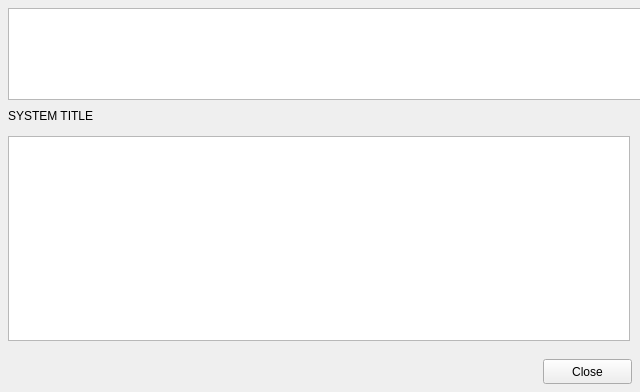
<?xml version="1.0" encoding="UTF-8"?>
<ui version="4.0">
  <class>FormArcadeROMsFolders</class>
  <widget class="QWidget" name="FormArcadeROMsFolders">
    <property name="geometry"><rect><x>0</x><y>0</y><width>640</width><height>392</height></rect></property>
    <property name="windowTitle"><string>MAME and Arcade ROMs Folders</string></property>
    <property name="vclClass" stdset="0"><string notr="true">TFormArcadeROMsFolders</string></property>
    <property name="vclColor" stdset="0"><string notr="true">#f1f1f1</string></property>
    <property name="vclFontName" stdset="0"><string notr="true">Segoe UI</string></property>
    <property name="vclFontPx" stdset="0"><number>12</number></property>
    <property name="vclFontColor" stdset="0"><string notr="true">#000000</string></property>
    <property name="vclBorderStyle" stdset="0"><string notr="true">bsSingle</string></property>
    <property name="vclOnKeyPress" stdset="0"><string notr="true">FormKeyPress</string></property>
    <widget class="ElPanel" name="PanelSystemsSelect">
      <property name="geometry"><rect><x>0</x><y>0</y><width>640</width><height>108</height></rect></property>
      <property name="vclClass" stdset="0"><string notr="true">TPanelEx</string></property>
      <property name="vclColor1" stdset="0"><string notr="true">#ffffff</string></property>
      <property name="vclColor2" stdset="0"><string notr="true">#c0c0c0</string></property>
      <property name="vclColor3" stdset="0"><string notr="true">#ffff00</string></property>
      <property name="vclColor4" stdset="0"><string notr="true">#008080</string></property>
      <property name="vclColorFrame" stdset="0"><string notr="true">#5b6978</string></property>
      <property name="vclColorInnerFrame" stdset="0"><string notr="true">#008000</string></property>
      <property name="vclStyle" stdset="0"><string notr="true">vgSolid</string></property>
      <property name="vclFrames" stdset="0"><string notr="true"></string></property>
      <widget class="QTreeView" name="SystemSelector">
        <property name="geometry"><rect><x>8</x><y>8</y><width>642</width><height>92</height></rect></property>
        <property name="vclTag" stdset="0"><number>-1</number></property>
        <property name="vclClass" stdset="0"><string notr="true">TEasyListview</string></property>
        <property name="vclColor" stdset="0"><string notr="true">#ffffff</string></property>
        <property name="vclFontName" stdset="0"><string notr="true">Verdana</string></property>
        <property name="vclFontPx" stdset="0"><number>9</number></property>
        <property name="vclFontColor" stdset="0"><string notr="true">#000000</string></property>
        <property name="vclBorderStyle" stdset="0"><string notr="true">bsNone</string></property>
      </widget>
    </widget>
    <widget class="ElPanel" name="PanelBottom">
      <property name="geometry"><rect><x>0</x><y>351</y><width>640</width><height>41</height></rect></property>
      <property name="vclAlign" stdset="0"><string notr="true">alBottom</string></property>
      <property name="vclClass" stdset="0"><string notr="true">TPanelEx</string></property>
      <property name="vclColor1" stdset="0"><string notr="true">#f1f1f1</string></property>
      <property name="vclColor2" stdset="0"><string notr="true">#dddddd</string></property>
      <property name="vclColor3" stdset="0"><string notr="true">#ffff00</string></property>
      <property name="vclColor4" stdset="0"><string notr="true">#008080</string></property>
      <property name="vclColorFrame" stdset="0"><string notr="true">#008000</string></property>
      <property name="vclColorInnerFrame" stdset="0"><string notr="true">#008000</string></property>
      <property name="vclStyle" stdset="0"><string notr="true">vgSimple</string></property>
      <property name="vclFrames" stdset="0"><string notr="true"></string></property>
      <widget class="ElButton" name="ButtonCancel">
        <property name="geometry"><rect><x>543</x><y>8</y><width>89</width><height>25</height></rect></property>
        <property name="text"><string>Close</string></property>
        <property name="vclModalResult" stdset="0"><string notr="true">1</string></property>
        <property name="vclClass" stdset="0"><string notr="true">TBitBtnEx</string></property>
      </widget>
    </widget>
    <widget class="ElPanel" name="PanelFoldersList">
      <property name="geometry"><rect><x>8</x><y>136</y><width>624</width><height>207</height></rect></property>
      <property name="vclClass" stdset="0"><string notr="true">TPanelEx</string></property>
      <property name="vclColor1" stdset="0"><string notr="true">#f1f1f1</string></property>
      <property name="vclColor2" stdset="0"><string notr="true">#c0c0c0</string></property>
      <property name="vclColor3" stdset="0"><string notr="true">#ffff00</string></property>
      <property name="vclColor4" stdset="0"><string notr="true">#008080</string></property>
      <property name="vclColorFrame" stdset="0"><string notr="true">#c0c0c0</string></property>
      <property name="vclColorInnerFrame" stdset="0"><string notr="true">#5b6978</string></property>
      <property name="vclStyle" stdset="0"><string notr="true">vgSolid</string></property>
      <property name="vclFrames" stdset="0"><string notr="true"></string></property>
      <widget class="QPlainTextEdit" name="FoldersList">
        <property name="geometry"><rect><x>0</x><y>0</y><width>622</width><height>205</height></rect></property>
        <property name="vclAlign" stdset="0"><string notr="true">alClient</string></property>
        <property name="vclClass" stdset="0"><string notr="true">TMemo</string></property>
        <property name="vclColor" stdset="0"><string notr="true">#f1f1f1</string></property>
        <property name="vclFontName" stdset="0"><string notr="true">Trebuchet MS</string></property>
        <property name="vclFontPx" stdset="0"><number>13</number></property>
        <property name="vclFontColor" stdset="0"><string notr="true">#000000</string></property>
        <property name="vclBorderStyle" stdset="0"><string notr="true">bsNone</string></property>
      </widget>
    </widget>
    <widget class="ElPanel" name="PanelSystemTitle">
      <property name="geometry"><rect><x>0</x><y>108</y><width>640</width><height>16</height></rect></property>
      <property name="vclClass" stdset="0"><string notr="true">TPanelEx</string></property>
      <property name="vclColor1" stdset="0"><string notr="true">#ffffff</string></property>
      <property name="vclColor2" stdset="0"><string notr="true">#e6e6e6</string></property>
      <property name="vclColor3" stdset="0"><string notr="true">#ffff00</string></property>
      <property name="vclColor4" stdset="0"><string notr="true">#008080</string></property>
      <property name="vclColorFrame" stdset="0"><string notr="true">#008000</string></property>
      <property name="vclColorInnerFrame" stdset="0"><string notr="true">#008000</string></property>
      <property name="vclStyle" stdset="0"><string notr="true">vgSimple</string></property>
      <property name="vclFrames" stdset="0"><string notr="true"></string></property>
      <widget class="ElLabel" name="LabelSystemTitle">
        <property name="geometry"><rect><x>8</x><y>0</y><width>624</width><height>16</height></rect></property>
        <property name="text"><string notr="true">SYSTEM TITLE</string></property>
        <property name="vclClass" stdset="0"><string notr="true">TShadowLabel</string></property>
        <property name="vclColor" stdset="0"><string notr="true">#fafafa</string></property>
        <property name="vclTransparent" stdset="0"><bool>true</bool></property>
        <property name="vclFontName" stdset="0"><string notr="true">Trebuchet MS</string></property>
        <property name="vclFontPx" stdset="0"><number>12</number></property>
        <property name="vclFontColor" stdset="0"><string notr="true">#800000</string></property>
        <property name="vclFontStyle" stdset="0"><string notr="true">fsBold</string></property>
        <property name="vclAlignment" stdset="0"><string notr="true">taCenter</string></property>
        <property name="vclLayout" stdset="0"><string notr="true">tlCenter</string></property>
        <property name="vclColorFrame" stdset="0"><string notr="true">#000000</string></property>
        <property name="vclColorInnerFrame" stdset="0"><string notr="true">#000000</string></property>
        <property name="vclShadowColor" stdset="0"><string notr="true">#dddddd</string></property>
        <property name="vclShadowEnabled" stdset="0"><string notr="true">True</string></property>
        <property name="vclEllipsType" stdset="0"><string notr="true">etNone</string></property>
        <property name="vclFrames" stdset="0"><string notr="true"></string></property>
      </widget>
    </widget>
    <widget class="ElPanel" name="PanelSystemTitleBottom">
      <property name="geometry"><rect><x>0</x><y>124</y><width>640</width><height>12</height></rect></property>
      <property name="vclClass" stdset="0"><string notr="true">TPanelEx</string></property>
      <property name="vclColor1" stdset="0"><string notr="true">#e6e6e6</string></property>
      <property name="vclColor2" stdset="0"><string notr="true">#f1f1f1</string></property>
      <property name="vclColor3" stdset="0"><string notr="true">#ffff00</string></property>
      <property name="vclColor4" stdset="0"><string notr="true">#008080</string></property>
      <property name="vclColorFrame" stdset="0"><string notr="true">#008000</string></property>
      <property name="vclColorInnerFrame" stdset="0"><string notr="true">#008000</string></property>
      <property name="vclStyle" stdset="0"><string notr="true">vgSimple</string></property>
      <property name="vclFrames" stdset="0"><string notr="true"></string></property>
    </widget>
  </widget>
  <customwidgets>
    <customwidget><class>ElButton</class><extends>QPushButton</extends><header>ElWidgets.h</header></customwidget>
    <customwidget><class>ElLabel</class><extends>QLabel</extends><header>ElWidgets.h</header></customwidget>
    <customwidget><class>ElPanel</class><extends>QFrame</extends><header>ElWidgets.h</header><container>1</container></customwidget>
  </customwidgets>
  <resources/><connections/>
</ui>
